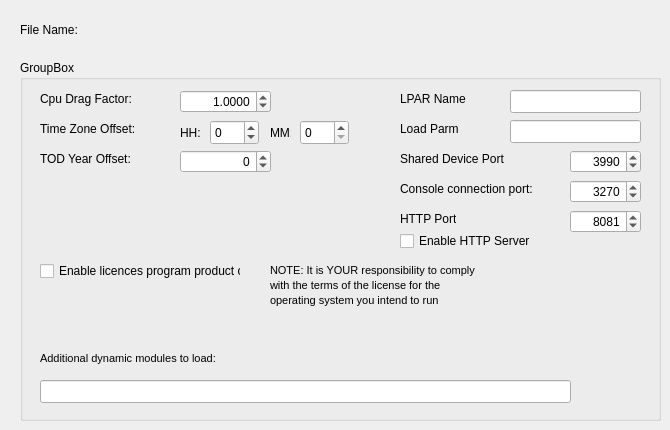
   <widget class="QWidget" name="tab_2">
    <attribute name="title">
     <string>Emulation</string>
    </attribute>
    <widget class="QGroupBox" name="groupBox_4">
     <property name="geometry">
      <rect>
       <x>20</x>
       <y>60</y>
       <width>641</width>
       <height>361</height>
      </rect>
     </property>
     <property name="title">
      <string>GroupBox</string>
     </property>
     <widget class="QSpinBox" name="httpPortSpin">
      <property name="geometry">
       <rect>
        <x>550</x>
        <y>150</y>
        <width>71</width>
        <height>23</height>
       </rect>
      </property>
      <property name="alignment">
       <set>Qt::AlignRight|Qt::AlignTrailing|Qt::AlignVCenter</set>
      </property>
      <property name="minimum">
       <number>0</number>
      </property>
      <property name="maximum">
       <number>65535</number>
      </property>
      <property name="value">
       <number>8081</number>
      </property>
     </widget>
     <widget class="QLabel" name="label_46">
      <property name="geometry">
       <rect>
        <x>380</x>
        <y>150</y>
        <width>56</width>
        <height>17</height>
       </rect>
      </property>
      <property name="text">
       <string>HTTP Port</string>
      </property>
     </widget>
     <widget class="QSpinBox" name="ConsolePortSpin">
      <property name="geometry">
       <rect>
        <x>550</x>
        <y>120</y>
        <width>71</width>
        <height>23</height>
       </rect>
      </property>
      <property name="alignment">
       <set>Qt::AlignRight|Qt::AlignTrailing|Qt::AlignVCenter</set>
      </property>
      <property name="maximum">
       <number>65535</number>
      </property>
      <property name="value">
       <number>3270</number>
      </property>
     </widget>
     <widget class="QLabel" name="label_53">
      <property name="geometry">
       <rect>
        <x>380</x>
        <y>120</y>
        <width>151</width>
        <height>17</height>
       </rect>
      </property>
      <property name="text">
       <string>Console connection port:</string>
      </property>
     </widget>
     <widget class="QLabel" name="label_14">
      <property name="geometry">
       <rect>
        <x>20</x>
        <y>60</y>
        <width>121</width>
        <height>17</height>
       </rect>
      </property>
      <property name="text">
       <string>Time Zone Offset:</string>
      </property>
     </widget>
     <widget class="QLabel" name="label_51">
      <property name="geometry">
       <rect>
        <x>380</x>
        <y>90</y>
        <width>121</width>
        <height>17</height>
       </rect>
      </property>
      <property name="text">
       <string>Shared Device Port</string>
      </property>
     </widget>
     <widget class="QSpinBox" name="shrdPortSpin">
      <property name="geometry">
       <rect>
        <x>550</x>
        <y>90</y>
        <width>71</width>
        <height>23</height>
       </rect>
      </property>
      <property name="alignment">
       <set>Qt::AlignRight|Qt::AlignTrailing|Qt::AlignVCenter</set>
      </property>
      <property name="maximum">
       <number>65535</number>
      </property>
      <property name="value">
       <number>3990</number>
      </property>
     </widget>
     <widget class="QDoubleSpinBox" name="todDragSpin">
      <property name="geometry">
       <rect>
        <x>160</x>
        <y>30</y>
        <width>91</width>
        <height>23</height>
       </rect>
      </property>
      <property name="alignment">
       <set>Qt::AlignRight|Qt::AlignTrailing|Qt::AlignVCenter</set>
      </property>
      <property name="decimals">
       <number>4</number>
      </property>
      <property name="value">
       <double>1.000000000000000</double>
      </property>
     </widget>
     <widget class="QLabel" name="label_13">
      <property name="geometry">
       <rect>
        <x>20</x>
        <y>30</y>
        <width>121</width>
        <height>17</height>
       </rect>
      </property>
      <property name="text">
       <string>Cpu Drag Factor:</string>
      </property>
     </widget>
     <widget class="QSpinBox" name="yrOffsetSpin">
      <property name="geometry">
       <rect>
        <x>160</x>
        <y>90</y>
        <width>91</width>
        <height>23</height>
       </rect>
      </property>
      <property name="alignment">
       <set>Qt::AlignRight|Qt::AlignTrailing|Qt::AlignVCenter</set>
      </property>
      <property name="minimum">
       <number>-142</number>
      </property>
      <property name="maximum">
       <number>142</number>
      </property>
      <property name="value">
       <number>0</number>
      </property>
     </widget>
     <widget class="QLabel" name="label_11">
      <property name="geometry">
       <rect>
        <x>20</x>
        <y>90</y>
        <width>121</width>
        <height>17</height>
       </rect>
      </property>
      <property name="text">
       <string>TOD Year Offset:</string>
      </property>
     </widget>
     <widget class="QCheckBox" name="pgmPrdOs">
      <property name="geometry">
       <rect>
        <x>20</x>
        <y>200</y>
        <width>201</width>
        <height>22</height>
       </rect>
      </property>
      <property name="font">
       <font>
        <pointsize>9</pointsize>
       </font>
      </property>
      <property name="text">
       <string>Enable licences program product o/s</string>
      </property>
     </widget>
     <widget class="QLabel" name="label_19">
      <property name="geometry">
       <rect>
        <x>380</x>
        <y>30</y>
        <width>81</width>
        <height>17</height>
       </rect>
      </property>
      <property name="text">
       <string>LPAR Name</string>
      </property>
     </widget>
     <widget class="QLabel" name="label_18">
      <property name="geometry">
       <rect>
        <x>380</x>
        <y>60</y>
        <width>71</width>
        <height>17</height>
       </rect>
      </property>
      <property name="text">
       <string>Load Parm</string>
      </property>
     </widget>
     <widget class="QLineEdit" name="loadParm">
      <property name="geometry">
       <rect>
        <x>490</x>
        <y>60</y>
        <width>131</width>
        <height>23</height>
       </rect>
      </property>
     </widget>
     <widget class="QLineEdit" name="lparName">
      <property name="geometry">
       <rect>
        <x>490</x>
        <y>30</y>
        <width>131</width>
        <height>23</height>
       </rect>
      </property>
     </widget>
     <widget class="QLabel" name="pgmPrDosT3">
      <property name="geometry">
       <rect>
        <x>250</x>
        <y>230</y>
        <width>251</width>
        <height>20</height>
       </rect>
      </property>
      <property name="font">
       <font>
        <pointsize>8</pointsize>
       </font>
      </property>
      <property name="text">
       <string>operating system you intend to run</string>
      </property>
     </widget>
     <widget class="QLabel" name="pgmPrDosT1">
      <property name="enabled">
       <bool>true</bool>
      </property>
      <property name="geometry">
       <rect>
        <x>250</x>
        <y>200</y>
        <width>251</width>
        <height>20</height>
       </rect>
      </property>
      <property name="font">
       <font>
        <pointsize>8</pointsize>
       </font>
      </property>
      <property name="autoFillBackground">
       <bool>false</bool>
      </property>
      <property name="lineWidth">
       <number>1</number>
      </property>
      <property name="text">
       <string>NOTE: It is YOUR responsibility to comply</string>
      </property>
      <property name="scaledContents">
       <bool>false</bool>
      </property>
      <property name="wordWrap">
       <bool>false</bool>
      </property>
      <property name="textInteractionFlags">
       <set>Qt::NoTextInteraction</set>
      </property>
     </widget>
     <widget class="QLabel" name="pgmPrDosT2">
      <property name="geometry">
       <rect>
        <x>250</x>
        <y>215</y>
        <width>251</width>
        <height>20</height>
       </rect>
      </property>
      <property name="font">
       <font>
        <pointsize>8</pointsize>
       </font>
      </property>
      <property name="text">
       <string>with the terms of the license for the</string>
      </property>
     </widget>
     <widget class="QLineEdit" name="ldmod">
      <property name="geometry">
       <rect>
        <x>20</x>
        <y>320</y>
        <width>531</width>
        <height>23</height>
       </rect>
      </property>
     </widget>
     <widget class="QLabel" name="label_32">
      <property name="geometry">
       <rect>
        <x>20</x>
        <y>290</y>
        <width>211</width>
        <height>17</height>
       </rect>
      </property>
      <property name="font">
       <font>
        <pointsize>8</pointsize>
       </font>
      </property>
      <property name="text">
       <string>Additional dynamic modules to load:</string>
      </property>
     </widget>
     <widget class="QCheckBox" name="httpPortCheckBox">
      <property name="geometry">
       <rect>
        <x>380</x>
        <y>170</y>
        <width>151</width>
        <height>22</height>
       </rect>
      </property>
      <property name="text">
       <string>Enable HTTP Server</string>
      </property>
     </widget>
     <widget class="QSpinBox" name="tzOffsetHH">
      <property name="geometry">
       <rect>
        <x>190</x>
        <y>60</y>
        <width>49</width>
        <height>25</height>
       </rect>
      </property>
      <property name="minimum">
       <number>-12</number>
      </property>
      <property name="maximum">
       <number>12</number>
      </property>
     </widget>
     <widget class="QSpinBox" name="tzOffsetMM">
      <property name="geometry">
       <rect>
        <x>280</x>
        <y>60</y>
        <width>49</width>
        <height>25</height>
       </rect>
      </property>
      <property name="maximum">
       <number>59</number>
      </property>
     </widget>
     <widget class="QLabel" name="label_28">
      <property name="geometry">
       <rect>
        <x>160</x>
        <y>65</y>
        <width>21</width>
        <height>16</height>
       </rect>
      </property>
      <property name="text">
       <string>HH:</string>
      </property>
     </widget>
     <widget class="QLabel" name="label_30">
      <property name="geometry">
       <rect>
        <x>250</x>
        <y>65</y>
        <width>21</width>
        <height>16</height>
       </rect>
      </property>
      <property name="text">
       <string>MM:</string>
      </property>
     </widget>
    </widget>
    <widget class="QLabel" name="label_22">
     <property name="geometry">
      <rect>
       <x>20</x>
       <y>20</y>
       <width>57</width>
       <height>19</height>
      </rect>
     </property>
     <property name="text">
      <string>File Name:</string>
     </property>
    </widget>
    <widget class="QLabel" name="fileNameLabel_4">
     <property name="geometry">
      <rect>
       <x>100</x>
       <y>20</y>
       <width>551</width>
       <height>19</height>
      </rect>
     </property>
     <property name="font">
      <font>
       <family>Courier New</family>
      </font>
     </property>
     <property name="text">
      <string/>
     </property>
    </widget>
   </widget>
